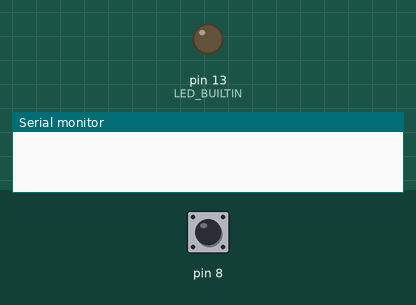
Simulated run of this sketch. Board: Arduino Uno, built with avr-gcc and run on an emulated ATmega328P. Parts: output pins drawn as LEDs (lit = HIGH), the last lines printed to the serial monitor. Dashed ring = blinking. The inputs (shaded band) are chosen by the test bench; at power-on: pin 8 HIGH.

Above: at 1.2 s.
1.3 s: pin 8 pulled LOW for 0.15 s
At 1.47 s:
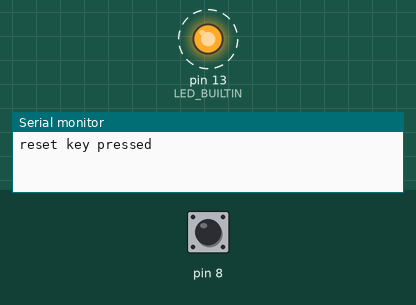
3.1 s: pin 8 pulled LOW for 3.2 s
At 7.4 s:
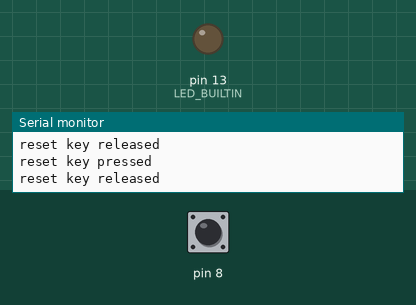
Timing chart, 0 to 8.9 s (numbered marks = the images above; inputs shaded):
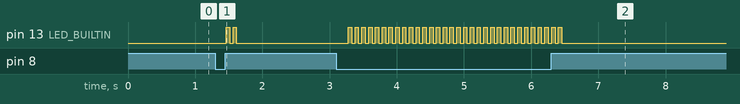

Measured:
- after the input at 1.3 s, pin 13 (LED_BUILTIN): alternates HIGH for 0.05 s and LOW for 0.05 s, 4 changes in all, then stays LOW, starting after 0.16 s
- after the input at 3.1 s, pin 13 (LED_BUILTIN): alternates HIGH for 0.05 s and LOW for 0.05 s, 64 changes in all, then stays LOW, starting after 0.18 s

The sketch:

keys.ino
```cpp
enum KeyState { ON_KEY_PRESSED, ON_KEY_RELEASED, KEY_DOWN, KEY_UP};

typedef void (*callback_function)(void);

class Key {
public:
  Key(int k, int t = 200) {
    key = k;
    time = millis();
    state = KEY_UP;
    update_interval = t;
    for(int i=0;i<2;i++) key_callback_functions[0] = NULL;
  }

  void update() {
    unsigned long now = millis();
    KeyState s = read_key() ? KEY_UP : KEY_DOWN;
    if (now - time < update_interval) return;
    time = now;
    switch(s) {
      case KEY_UP:
        if (state == KEY_DOWN) key_callback_functions[ON_KEY_RELEASED]();
        state = KEY_UP;
      break;
      case KEY_DOWN:
      if (state == KEY_UP) key_callback_functions[ON_KEY_PRESSED]();
        state = KEY_DOWN;
      break;
    }
  }

  void register_callback_function(callback_function f, KeyState s)
  {
    if (s != ON_KEY_PRESSED && s !=ON_KEY_RELEASED) return;
    key_callback_functions[s] = f;
  }

  KeyState get_state() {
    return state;
  }

  int read_key() {
    pinMode(key, INPUT_PULLUP);
    int count = 0;
    int n = 50;
    for (int i = 0; i < n; i++) {
      count += digitalRead(key);
      delay(1);
    }
    return count > n / 3;
  }

private:
  int key;
  unsigned long time;
  int update_interval;
  KeyState state;
  callback_function key_callback_functions[2];
};

int state = 0;
void on_reset_key_pressed(void)
{
  Serial.println("reset key pressed");
  state = 1;
}

void on_reset_key_released(void)
{
  Serial.println("reset key released");
  state = 0;
}

Key key(8);
unsigned long time;
void setup() {
  // put your setup code here, to run once:
  Serial.begin(9600);
  key.register_callback_function(on_reset_key_pressed, ON_KEY_PRESSED);
  key.register_callback_function(on_reset_key_released, ON_KEY_RELEASED);
  time = millis();
  pinMode(LED_BUILTIN, OUTPUT);
}

int led = 0;
void loop() {
  key.update();
  if (millis()-time<50 || state == 0) return;
  time = millis();
  led=1-led;
  digitalWrite(LED_BUILTIN, led);
}
```
